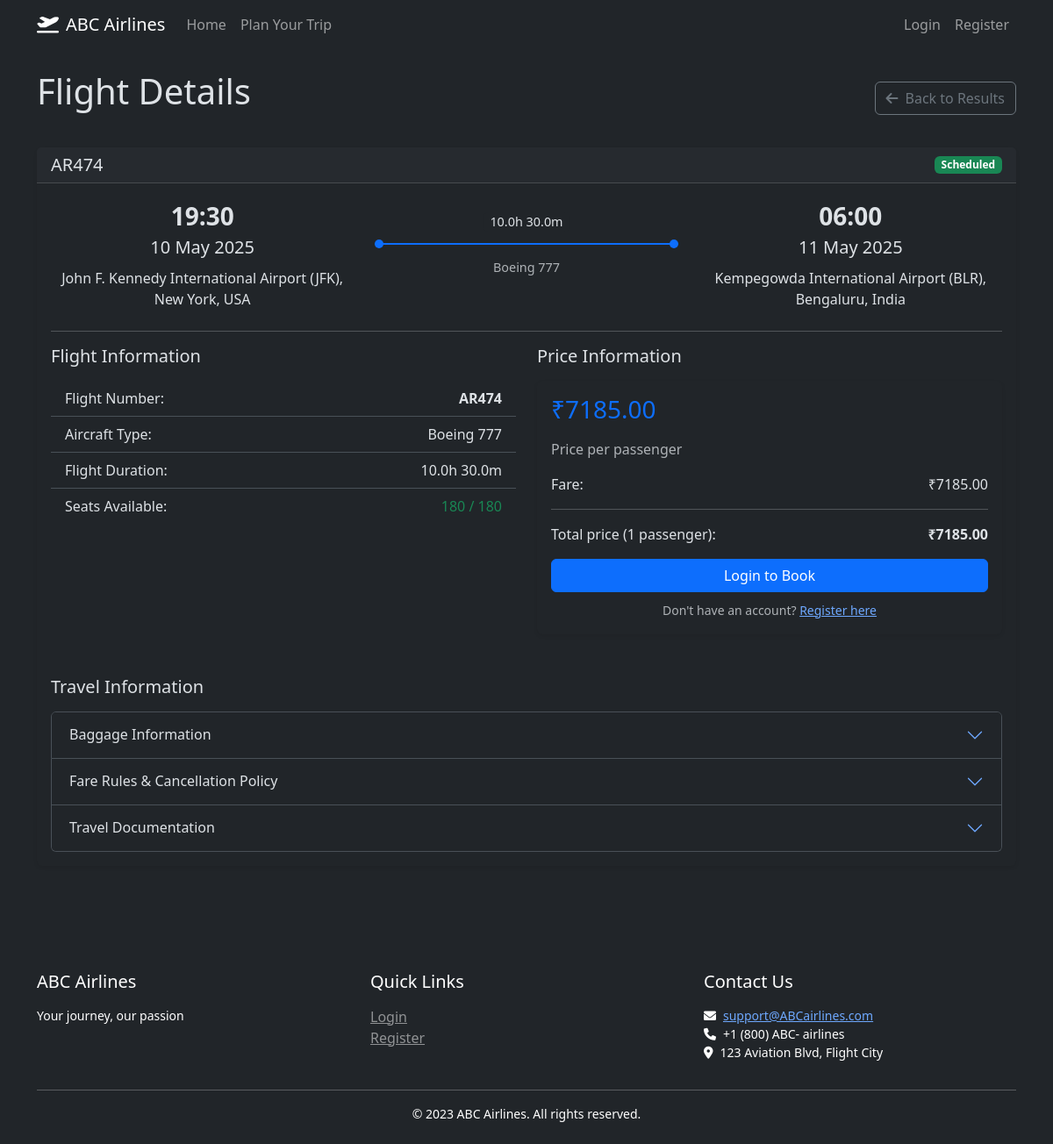
The page /flights/146 on the database as committed earlier.
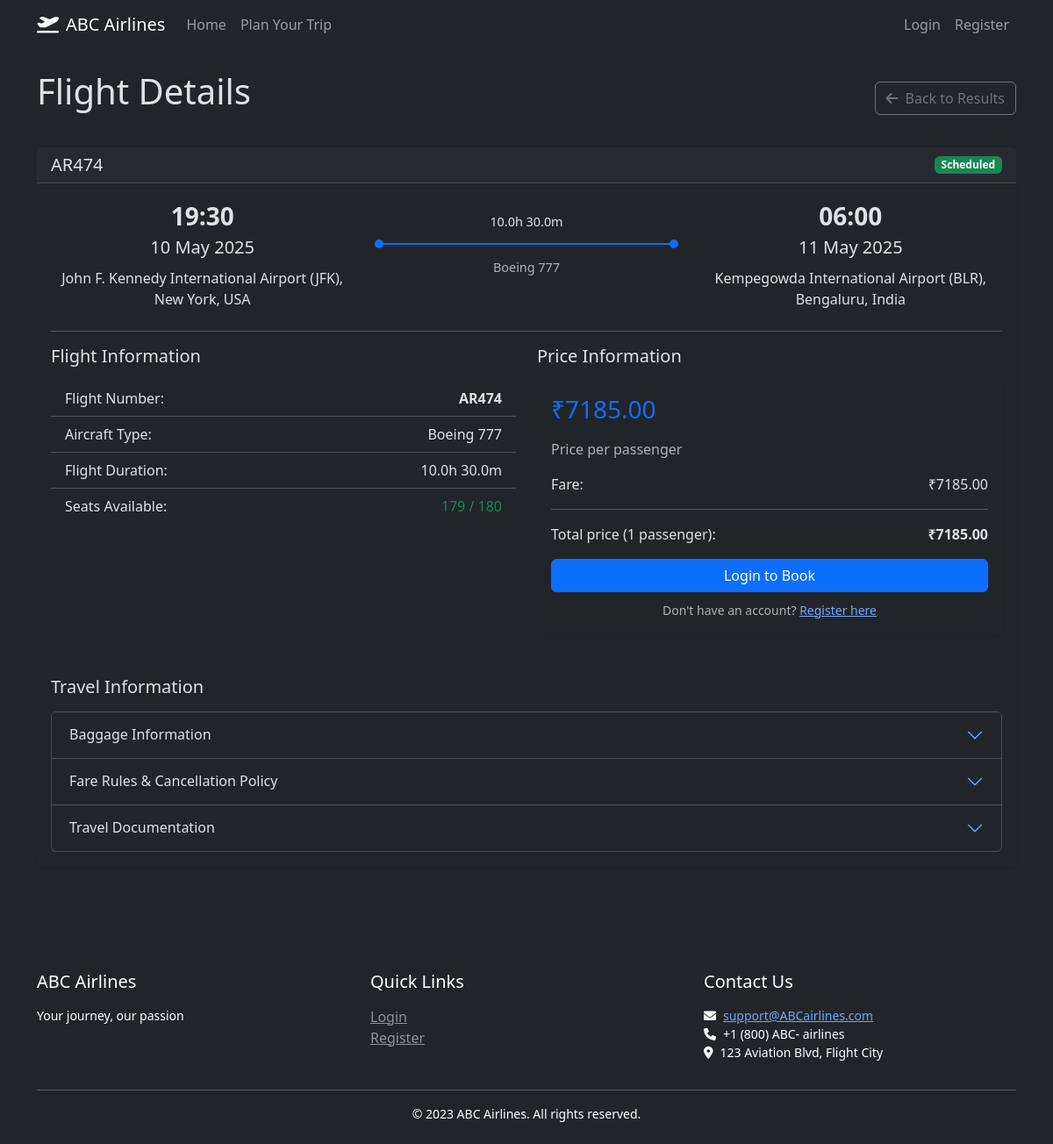
The same page on the database as committed later.
### models.py (models this page shows, shortened)
class Flight(db.Model):
    __tablename__ = 'flights'
    id = db.Column(db.Integer, primary_key=True)
    flight_number = db.Column(db.String(10), nullable=False)
    origin = db.Column(db.String(3), nullable=False)
    destination = db.Column(db.String(3), nullable=False)
    departure_time = db.Column(db.DateTime, nullable=False)
    arrival_time = db.Column(db.DateTime, nullable=False)
    aircraft_type = db.Column(db.String(50), nullable=False)
    seats_total = db.Column(db.Integer, nullable=False)
    seats_available = db.Column(db.Integer, nullable=False)
    price = db.Column(db.Float, nullable=False)
    status = db.Column(db.String(20), nullable=False)
    bookings = db.relationship('Booking', backref='flight', lazy=True)
    def get_duration(self):
        from utils import format_duration, calculate_flight_duration
        return format_duration(calculate_flight_duration(self.departure_time, self.arrival_time))

### routes.py (the view)
@app.route('/flights/<int:flight_id>')
def flight_details(flight_id):
    flight = data.get_flight_by_id(flight_id)
    if not flight:
        flash('Flight not found', 'danger')
        return redirect(url_for('index'))
    passengers = int(request.args.get('passengers', 1))
    return render_template(
        'flight_details.html',
        flight=flight,
        passengers=passengers,
        get_airport_name=data.get_airport_name,  # Fixed typo: was 'ointedget_airport_name'
        format_datetime=format_datetime,
        format_price=format_price
    )

### data.py (called while the page is built)
def get_flight_by_id(flight_id):
    return Flight.query.get(flight_id)

def get_airport_name(code):
    if code in airports:
        return f"{airports[code]['name']} ({code}), {airports[code]['city']}, {airports[code]['country']}"
    return code

### routes.py (called while the page is built)
@app.context_processor
def utility_processor():
    return {
        'format_datetime': format_datetime,
        'format_date': format_date,
        'format_time': format_time,
        'format_price': format_price
    }

### utils.py (called while the page is built)
def format_duration(minutes):
    hours, mins = divmod(minutes, 60)
    return f"{hours}h {mins}m"

def calculate_flight_duration(departure, arrival):
    duration = arrival - departure
    return duration.total_seconds() // 60  # Duration in minutes

def format_price(price):
    if price is not None:
        return f"\u20B9{price:.2f}"
    return "Not available"

### templates/flight_details.html (shortened to what the changed rows need)
{% extends "base.html" %}
{% block content %}
<div class="mb-4">
    <div class="d-flex justify-content-between align-items-center mb-4">
        <h1>Flight Details</h1>
    </div>
    {% if flight %}
        <div class="card mb-4">
            <div class="card-header">
                <div class="d-flex justify-content-between align-items-center">
                    <h5 class="card-title mb-0">{{ flight.flight_number }}</h5>
                    <span class="badge {{ 'bg-success' if flight.status == 'Scheduled' else 'bg-warning' if flight.status == 'Delayed' else 'bg-danger' }}">
                        {{ flight.status }}
                    </span>
                </div>
            </div>
            <div class="card-body">
                <div class="row align-items-center mb-4">
                    <div class="col-md-4">
                        <div class="text-center">
                            <div class="fs-3 fw-bold">
                                {% if flight.departure_time %}
                                    {{ flight.departure_time.strftime('%H:%M') }}
                                {% else %}
                                    Not available
                                {% endif %}
                            </div>
                            <div class="fs-5">
                                {% if flight.departure_time %}
                                    {{ flight.departure_time.strftime('%d %b %Y') }}
                                {% else %}
                                    Not available
                                {% endif %}
                            </div>
                            <div class="mt-2">{{ get_airport_name(flight.origin) }}</div>
                        </div>
                    </div>
                    <div class="col-md-4 text-center">
                        <div class="flight-path position-relative">
                            <div class="flight-duration bg-dark px-2 rounded">
                                {{ flight.get_duration() }}
                            </div>
                            <div class="flight-line"></div>
                            <div class="flight-aircraft text-muted">{{ flight.aircraft_type }}</div>
                        </div>
                    </div>
                    <div class="col-md-4">
                        <div class="text-center">
                            <div class="fs-3 fw-bold">
                                {% if flight.arrival_time %}
                                    {{ flight.arrival_time.strftime('%H:%M') }}
                                {% else %}
                                    Not available
                                {% endif %}
                            </div>
                            <div class="fs-5">
                                {% if flight.arrival_time %}
                                    {{ flight.arrival_time.strftime('%d %b %Y') }}
                                {% else %}
                                    Not available
                                {% endif %}
                            </div>
                            <div class="mt-2">{{ get_airport_name(flight.destination) }}</div>
                        </div>
                    </div>
                </div>
                <hr>
                <div class="row mb-4">
                    <div class="col-md-6">
                        <h5>Flight Information</h5>
                        <ul class="list-group list-group-flush">
                            <li class="list-group-item d-flex justify-content-between">
                                <span>Flight Number:</span>
                                <span class="fw-bold">{{ flight.flight_number }}</span>
                            </li>
                            <li class="list-group-item d-flex justify-content-between">
                                <span>Aircraft Type:</span>
                                <span>{{ flight.aircraft_type }}</span>
                            </li>
                            <li class="list-group-item d-flex justify-content-between">
                                <span>Flight Duration:</span>
                                <span>{{ flight.get_duration() }}</span>
                            </li>
                            <li class="list-group-item d-flex justify-content-between">
                                <span>Seats Available:</span>
                                <span class="{{ 'text-success' if flight.seats_available > 10 else 'text-warning' if flight.seats_available > 0 else 'text-danger' }}">
                                    {{ flight.seats_available }} / {{ flight.seats_total }}
                                </span>
                            </li>
                        </ul>
                    </div>
                    <div class="col-md-6">
                        <h5>Price Information</h5>
                        <div class="card">
                            <div class="card-body">
                                <h3 class="text-primary">
                                    {% if flight.price %}
                                        {{ format_price(flight.price) }}
                                    {% else %}
                                        Not available
                                    {% endif %}
                                </h3>
                                <p class="text-muted">Price per passenger</p>
                                <div class="d-flex justify-content-between mb-2">
                                    <span>Fare:</span>
                                    <span>
                                        {% if flight.price %}
                                            {{ format_price(flight.price) }}
                                        {% else %}
                                            Not available
                                        {% endif %}
                                    </span>
                                </div>
                                <hr>
                                <div class="d-flex justify-content-between mb-2">
                                    <span>Total price ({{ passengers }} passenger{{ 's' if passengers > 1 else '' }}):</span>
                                    <span class="fw-bold">
                                        {% if flight.price %}
                                            {{ (flight.price * passengers) | format_price }}
                                        {% else %}
                                            Not available
                                        {% endif %}
                                    </span>
                                </div>
                                <div class="mt-3">
                                    {% if current_user.is_authenticated %}
                                        <a href="{{ url_for('book_flight', flight_id=flight.id, passengers=passengers) }}" class="btn btn-primary w-100">
                                            Book Now
                                        </a>
                                    {% else %}
                                        <a href="{{ url_for('login', next=url_for('book_flight', flight_id=flight.id, passengers=passengers)) }}" class="btn btn-primary w-100">
                                            Login to Book
                                        </a>
                                        <div class="text-center mt-2">
                                            <small class="text-muted">
                                                Don't have an account? <a href="{{ url_for('register') }}">Register here</a>
                                            </small>
                                        </div>
                                    {% endif %}
                                </div>
                            </div>
                        </div>
                    </div>
                </div>
                <div class="row">
                    <div class="col-12">
                        <h5>Travel Information</h5>
                        <div class="accordion" id="travelInfoAccordion">
                            <div class="accordion-item">
                                <h2 class="accordion-header">
                                    <button class="accordion-button collapsed" type="button" data-bs-toggle="collapse" data-bs-target="#baggageInfo">
                                        Baggage Information
                                    </button>
                                </h2>
                            </div>
                            <div class="accordion-item">
                                <h2 class="accordion-header">
                                    <button class="accordion-button collapsed" type="button" data-bs-toggle="collapse" data-bs-target="#fareRules">
                                        Fare Rules & Cancellation Policy
                                    </button>
                                </h2>
                            </div>
                            <div class="accordion-item">
                                <h2 class="accordion-header">
                                    <button class="accordion-button collapsed" type="button" data-bs-toggle="collapse" data-bs-target="#travelDocs">
                                        Travel Documentation
                                    </button>
                                </h2>
                            </div>
                        </div>
                    </div>
                </div>
            </div>
        </div>
    {% else %}
        <div class="alert alert-danger">
            <p>Flight not found.</p>
            <a href="{{ url_for('index') }}" class="btn btn-primary">Back to Home</a>
        </div>
    {% endif %}
</div>
{% endblock %}

Rows that differ between the two databases and show on the page:
changed Flight "AR474": seats_available "180" → "179"
